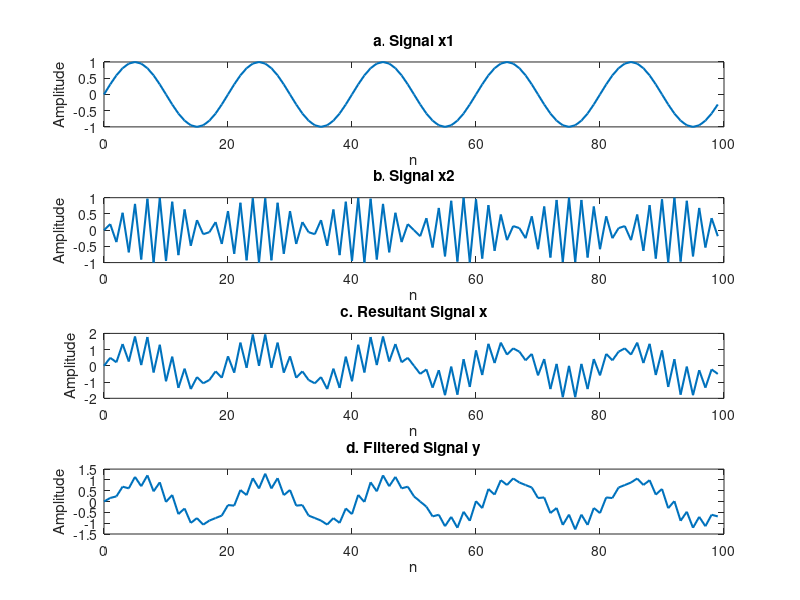

Here is the MATLAB script that generated this plot:
% Define the parameters
f1 = 0.05;
f2 = 0.47;
n = 0:99;  % Time index

% Generate the sinusoidal signals
x1 = sin(2 * pi * f1 * n);
x2 = sin(2 * pi * f2 * n);

% Add the two signals
x = x1 + x2;

% Apply the three-point smoothing digital filter y[n] = 1/3(x[n] + x[n-1]
% + x[n-3]) where H(z)= Y(z)/X(z) so, A and B are num.and den. coeffi
B = [1/3, 1/3, 1/3];  % Filter coefficients
A = 1;
y = filter(B,A, x);

% Plot the signals
subplot(4, 1, 1);
plot(n, x1,'Linewidth',1.5);
title('a. Signal x1'),xlabel('n'),ylabel('Amplitude');

subplot(4, 1, 2);
plot(n, x2,'Linewidth',1.5);
title('b. Signal x2'),xlabel('n'),ylabel('Amplitude');

subplot(4, 1, 3);
plot(n, x,'Linewidth',1.5);
title('c. Resultant Signal x'),xlabel('n'),ylabel('Amplitude');

subplot(4, 1, 4);
plot(n, y,'Linewidth',1.5);
title('d. Filtered Signal y'),xlabel('n'),ylabel('Amplitude');
